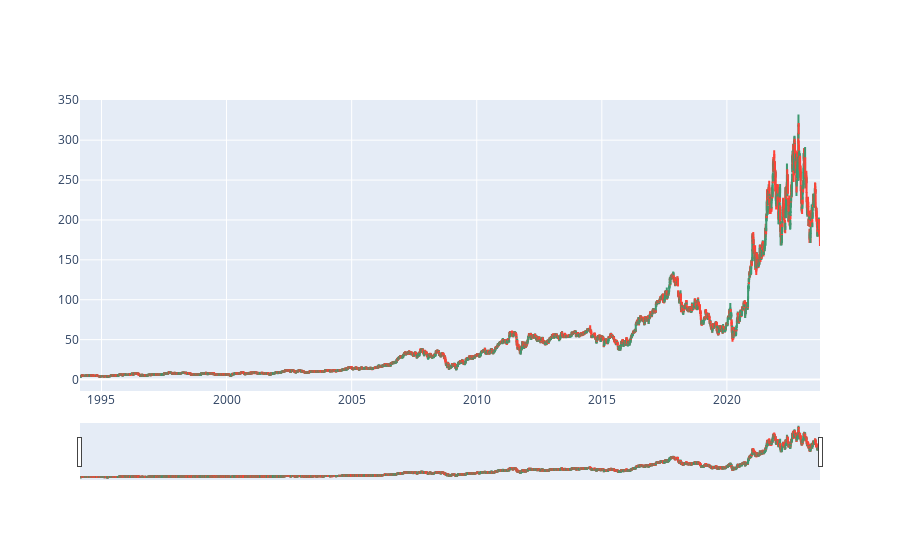

Source (notebook cell):
### Code cell
plot_candle_stick(df)

### Figure 1 — Plotly figure (JSON) as saved in the notebook; plotly's stock layout.template omitted (floating-point values rounded to 4 significant figures; data arrays with more than 128 entries replaced by an {"elided": "..."} marker saying what was removed)
{"data": [{"close": {"elided": "7448 float values"}, "high": {"elided": "7448 float values"}, "low": {"elided": "7448 float values"}, "open": {"elided": "7448 float values"}, "type": "candlestick", "x": {"elided": "7448 str values"}}], "layout": {}}
